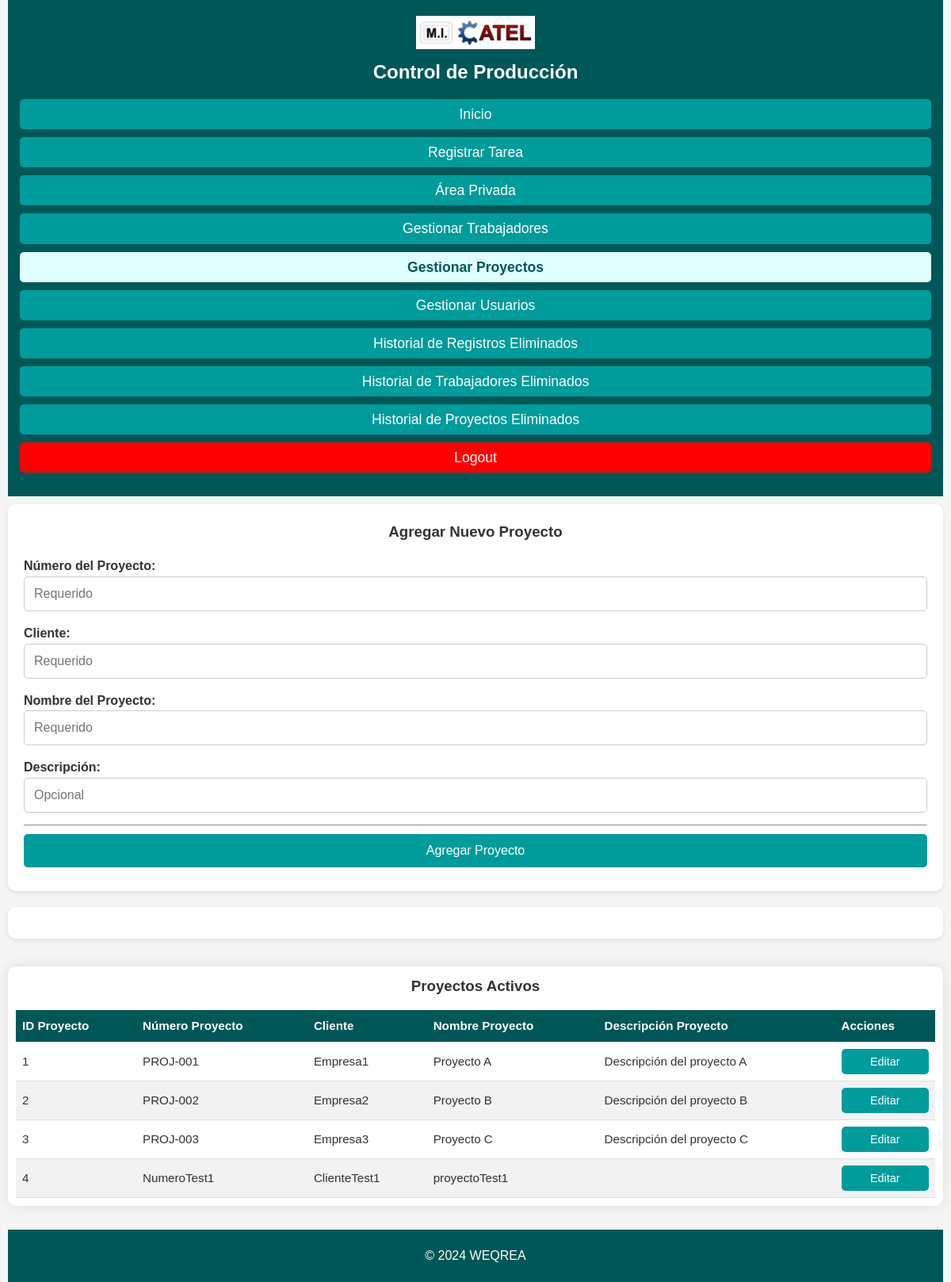
Page /gestionar_proyectos (signed in) on the earlier database version.
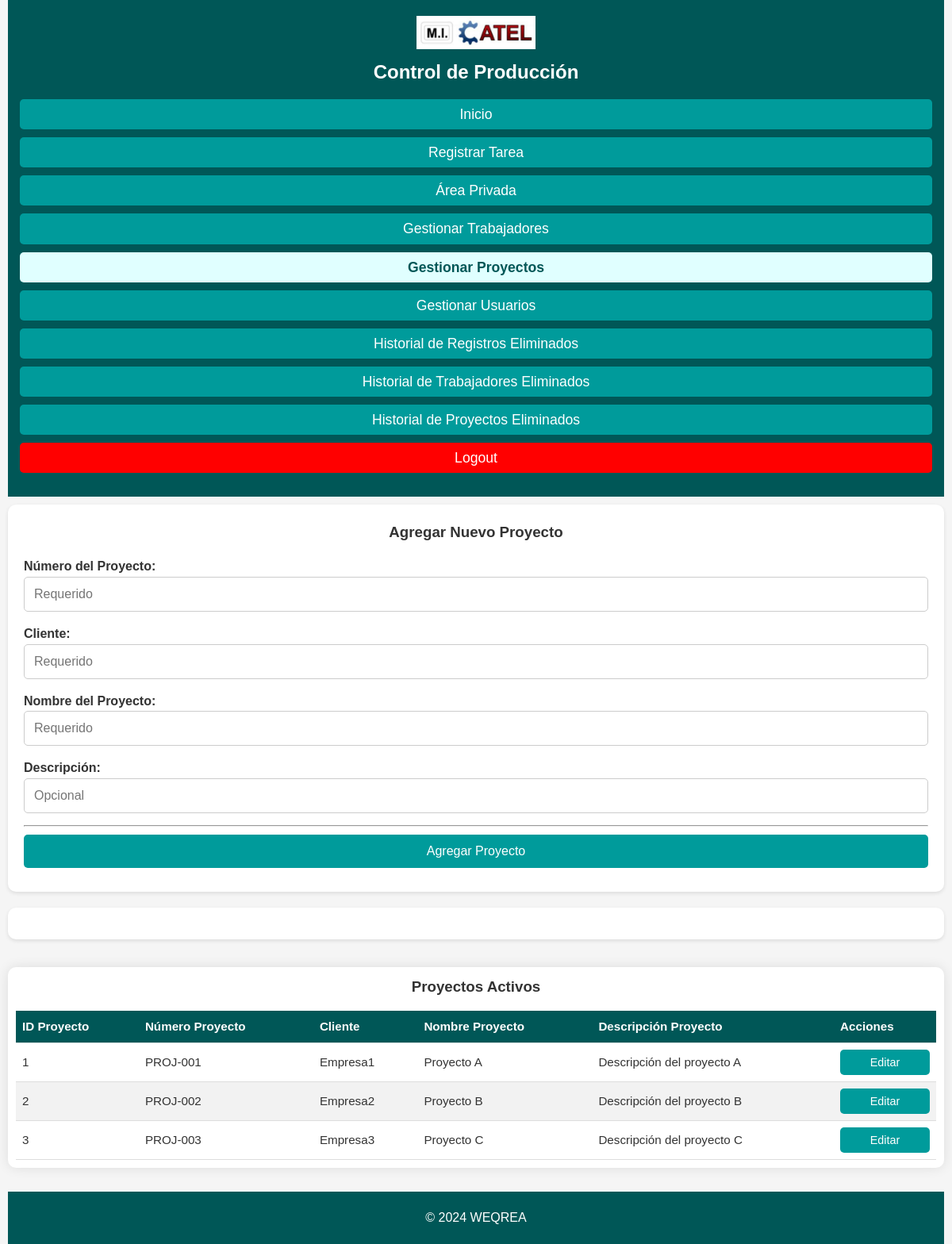
Same page on the later database version.
### app/models.py (models this page shows)
class RegistroProyectos(db.Model):
    __tablename__ = 'registro_proyectos'
    ID_proyecto = db.Column(db.Integer, primary_key=True, autoincrement=True)
    numero_proyecto = db.Column(db.String, unique=True, nullable=False)
    cliente_proyecto = db.Column(db.String, nullable=False)
    nombre_proyecto = db.Column(db.String, nullable=False)
    descripcion_proyecto = db.Column(db.String)
    eliminado = db.Column(db.Boolean, default=False, nullable=False)  # Nueva columna

### app/routes.py (the view, shortened to what this page needs)
    @app.route('/gestionar_proyectos', methods=['GET', 'POST'])
    @login_required
    @jefe_taller_required  # Solo el Jefe de Taller puede acceder
    def gestionar_proyectos():
        proyectos = RegistroProyectos.query.filter_by(eliminado=False).all()
        return render_template('gestionar_proyectos.html', proyectos=proyectos)

### app/routes.py (called while the page is built)
def login_required(f):
    @wraps(f)
    def decorated_function(*args, **kwargs):
        if 'usuario_id' not in session:
            flash('Debes iniciar sesión para acceder a esta página.', 'error')
            return redirect(url_for('login'))
        return f(*args, **kwargs)
    return decorated_function

def jefe_taller_required(f):
    @wraps(f)
    def decorated_function(*args, **kwargs):
        if 'rol' not in session or session['rol'] != 'jefe_taller':
            flash('No tienes permisos para acceder a esta página.', 'error')
            return redirect(url_for('home'))
        return f(*args, **kwargs)
    return decorated_function

### run.py (called while the page is built)
@app.before_request
def make_session_permanent():
    session.permanent = True

@app.after_request
def add_security_headers(response: Response):
    response.headers['X-Content-Type-Options'] = 'nosniff'
    return response

### app/templates/gestionar_proyectos.html (shortened to what this page needs)
{% extends 'base.html' %}
{% block content %}
<div class="visor_registros">
    <div class="filter">
        <div class="filter-container">
            <h3>Agregar Nuevo Proyecto</h3>
            <form method="POST" action="{{ url_for('gestionar_proyectos') }}">
                <div>
                    <label for="numero_proyecto">Número del Proyecto:</label>
                    <input type="text" id="numero_proyecto" name="numero_proyecto" placeholder="Requerido" required>
                </div>
                <div>
                    <label for="cliente_proyecto">Cliente:</label>
                    <input type="text" id="cliente_proyecto" name="cliente_proyecto" placeholder="Requerido" required>
                </div>
                <div>
                    <label for="nombre_proyecto">Nombre del Proyecto:</label>
                    <input type="text" id="nombre_proyecto" name="nombre_proyecto" placeholder="Requerido" required>
                </div>
                <div>
                    <label for="descripcion_proyecto">Descripción:</label>
                    <input type="text" id="descripcion_proyecto" name="descripcion_proyecto" placeholder="Opcional">
                </div>
                <hr>
                <button type="submit">Agregar Proyecto</button>
            </form>
        </div>
        <div class="filter-result">
        </div>
    </div>
    <div class="table-container">
        <h3>Proyectos Activos</h3>
        <table>
            <thead>
                <tr>
                    <th>ID Proyecto</th>
                    <th>Número Proyecto</th>
                    <th>Cliente</th>
                    <th>Nombre Proyecto</th>
                    <th>Descripción Proyecto</th>
                    <th>Acciones</th>
                </tr>
            </thead>
            <tbody>
                {% for proyecto in proyectos %}
                <tr>
                    <td>{{ proyecto.ID_proyecto }}</td>
                    <td>{{ proyecto.numero_proyecto }}</td>
                    <td>{{ proyecto.cliente_proyecto }}</td>
                    <td>{{ proyecto.nombre_proyecto }}</td>
                    <td>{{ proyecto.descripcion_proyecto }}</td>
                    <td>
                        <form class="edit-button" action="{{ url_for('editar_proyecto', id=proyecto.ID_proyecto) }}" method="get">
                            <button type="submit">Editar</button>
                        </form>
                    </td>
                </tr>
                {% endfor %}
            </tbody>
        </table>
    </div>
</div>
{% endblock %}

Differences in the rows shown:
removed RegistroProyectos: ID_proyecto "4", numero_proyecto "NumeroTest1", cliente_proyecto "ClienteTest1", nombre_proyecto "proyectoTest1"
